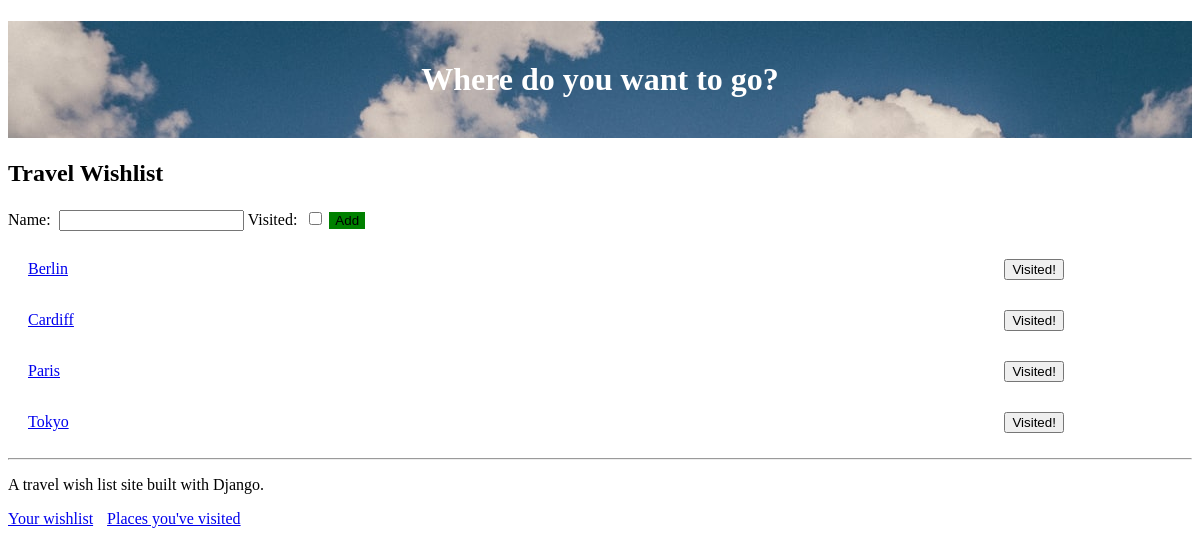
The app's page / (signed in), older data.
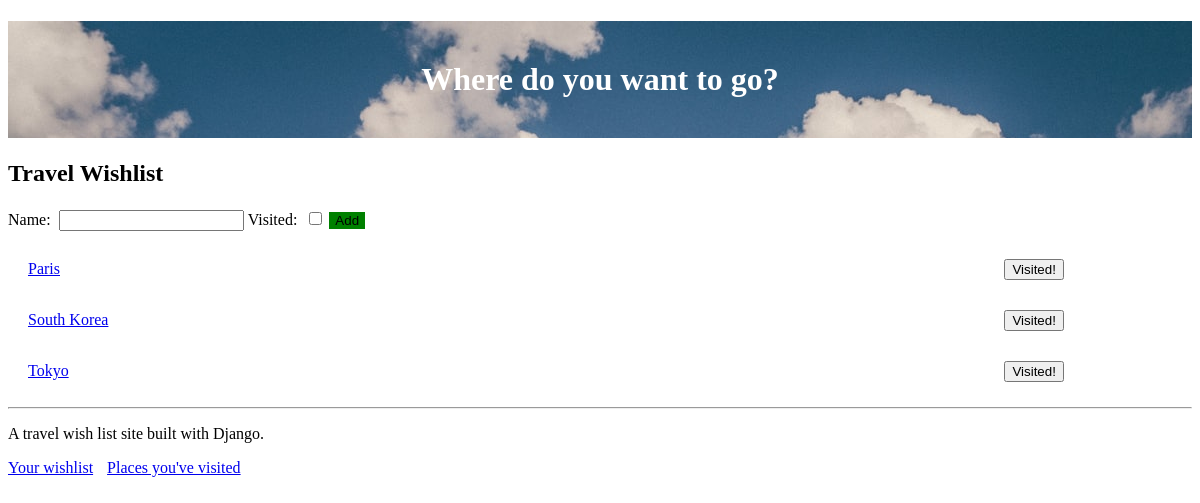
The same page, newer data.
### travel_wishlist/models.py (models this page shows, shortened)
class Place(models.Model):
    user = models.ForeignKey('auth.User', null=False, on_delete=models.CASCADE)
    name = models.CharField(max_length=200)
    visited = models.BooleanField(default=False)
    notes = models.TextField(blank=True, null=True)
    date_visited = models.DateField(blank=True, null=True)
    photo = models.ImageField(upload_to='user_images/', blank=True, null=True)

### travel_wishlist/views.py (the view, shortened to what this page needs)
# urls.py: path('', views.place_list, name='place_list'),
@login_required # login decorator
def place_list(request):
    places = Place.objects.filter(user=request.user).filter(visited=False).order_by('name')
    new_place_form = NewPlaceForm() # used to create HTML
    return render(request, 'travel_wishlist/wishlist.html', { 'places': places, 'new_place_form': new_place_form })

### travel_wishlist/forms.py
class NewPlaceForm(forms.ModelForm):
    class Meta:
        model = Place
        fields = ('name', 'visited')

### travel_wishlist/templates/travel_wishlist/wishlist.html (shortened to what this page needs)
{% extends 'travel_wishlist/base.html' %}
{% block content %}
<h2>Travel Wishlist</h2>
<form method="POST" action="{% url 'place_list' %}">
    {{ new_place_form }}
    <button id="add-new-place" type="submit">Add</button>
</form>
{% for place in places %}
<div class="wishlist-place">
    <span id="place-name-{{ place.pk }}" class="place-name">
        <a href="{% url 'place_details' place_pk=place.pk %}">{{ place.name }}</span></a>
    <form class="visited-form" method="POST" action="{% url 'place_was_visited' place.pk %}">
        <button id="visited-button-{{ place.pk }}" type="submit">Visited!</button>
    </form>
</div>
{% empty %}
<p>You have no places in your wishlist.</p>
{% endfor %}
{% endblock %}

### travel_wishlist/templates/travel_wishlist/base.html (shortened to what this page needs)
{% load static %}
<!DOCTYPE html>
<html>
    <head>
        <link rel="stylesheet" href="https://unpkg.com/sakura.css/css/sakura.css" type="text/css">
        <link rel="stylesheet" href="{% static 'css/style.css' %}" type="text/css">
    </head>
    <body>
    <h1 id="site-header">Where do you want to go?</h1>
        {% block content %}
        {% endblock %}
    <hr>
    <div>
        <p>A travel wish list site built with Django.</p>
        <a class="nav-link" href="{% url 'place_list' %}">Your wishlist</a>
        <a class="nav-link" href="{% url 'places_visited' %}">Places you've visited</a>
    </div>
    </body>
</html>

### travel_wishlist/static/css/style.css (style rules this page uses)
#site-header { background: url('../img/cloudmountain.jpg') 0 0 repeat-x; color: white; padding: 40px 0 40px 0px; text-align: center; }
.nav-link { margin-right: 10px; }
label { display: inline-block; padding-right: 8px; }
button { margin: 5px 0px 5px 0; }
div.wishlist-place { margin: 20px; }
.wishlist-place .place-name { width: 85%; display: inline-block; word-wrap: break-word; }
form.visited-form { display: inline-block; width: 10%; }
#add-new-place { background-color: green; border: darkgreen; }

Row changes from the older to the newer data that the page shows:
removed Place: name "Berlin"
removed Place: name "Cardiff"
added Place: name "South Korea"
